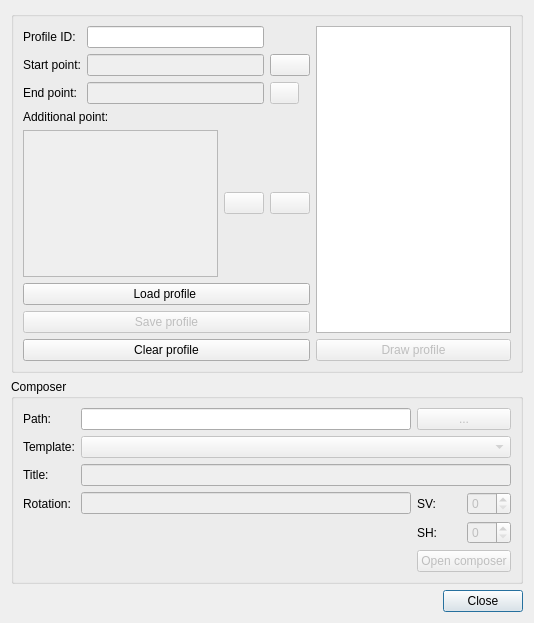
<?xml version="1.0" encoding="UTF-8"?>
<ui version="4.0">
 <class>dlg_profile</class>
 <widget class="QDialog" name="dlg_profile">
  <property name="geometry">
   <rect>
    <x>0</x>
    <y>0</y>
    <width>534</width>
    <height>623</height>
   </rect>
  </property>
  <property name="windowTitle">
   <string>Draw profile</string>
  </property>
  <property name="modal">
   <bool>false</bool>
  </property>
  <layout class="QGridLayout" name="gridLayout_2">
   <item row="2" column="0">
    <layout class="QHBoxLayout" name="horizontalLayout_11">
     <item>
      <spacer name="horizontalSpacer_17">
       <property name="orientation">
        <enum>Qt::Horizontal</enum>
       </property>
       <property name="sizeHint" stdset="0">
        <size>
         <width>40</width>
         <height>20</height>
        </size>
       </property>
      </spacer>
     </item>
     <item>
      <widget class="QPushButton" name="btn_close">
       <property name="text">
        <string>Close</string>
       </property>
      </widget>
     </item>
    </layout>
   </item>
   <item row="0" column="0">
    <widget class="QGroupBox" name="groupBox">
     <property name="title">
      <string/>
     </property>
     <layout class="QGridLayout" name="gridLayout_3">
      <item row="1" column="1">
       <layout class="QVBoxLayout" name="verticalLayout">
        <item>
         <widget class="QPushButton" name="btn_load_profile">
          <property name="text">
           <string>Load profile </string>
          </property>
         </widget>
        </item>
        <item>
         <widget class="QPushButton" name="btn_save_profile">
          <property name="enabled">
           <bool>false</bool>
          </property>
          <property name="text">
           <string>Save profile</string>
          </property>
         </widget>
        </item>
        <item>
         <widget class="QPushButton" name="btn_clear_profile">
          <property name="text">
           <string>Clear profile</string>
          </property>
         </widget>
        </item>
       </layout>
      </item>
      <item row="0" column="1">
       <layout class="QVBoxLayout" name="verticalLayout_3">
        <item>
         <layout class="QGridLayout" name="gridLayout_4">
          <item row="1" column="2">
           <widget class="QPushButton" name="btn_add_start_point">
            <property name="enabled">
             <bool>true</bool>
            </property>
            <property name="text">
             <string/>
            </property>
            <property name="icon">
             <iconset>
              <normaloff>../icons/111.png</normaloff>../icons/111.png</iconset>
            </property>
            <property name="iconSize">
             <size>
              <width>16</width>
              <height>16</height>
             </size>
            </property>
           </widget>
          </item>
          <item row="1" column="1">
           <widget class="QLineEdit" name="start_point">
            <property name="enabled">
             <bool>false</bool>
            </property>
           </widget>
          </item>
          <item row="0" column="0">
           <widget class="QLabel" name="lbl_profile_id">
            <property name="text">
             <string>Profile ID:</string>
            </property>
           </widget>
          </item>
          <item row="0" column="1">
           <widget class="QLineEdit" name="profile_id"/>
          </item>
          <item row="1" column="0">
           <widget class="QLabel" name="lbl_start_point">
            <property name="text">
             <string>Start point:</string>
            </property>
           </widget>
          </item>
          <item row="2" column="1">
           <widget class="QLineEdit" name="end_point">
            <property name="enabled">
             <bool>false</bool>
            </property>
           </widget>
          </item>
          <item row="2" column="2">
           <widget class="QPushButton" name="btn_add_end_point">
            <property name="enabled">
             <bool>false</bool>
            </property>
            <property name="maximumSize">
             <size>
              <width>29</width>
              <height>28</height>
             </size>
            </property>
            <property name="text">
             <string/>
            </property>
            <property name="icon">
             <iconset>
              <normaloff>../icons/111.png</normaloff>../icons/111.png</iconset>
            </property>
           </widget>
          </item>
          <item row="2" column="0">
           <widget class="QLabel" name="lbl_end_point">
            <property name="text">
             <string>End point:</string>
            </property>
           </widget>
          </item>
         </layout>
        </item>
        <item>
         <widget class="QLabel" name="lbl_additional_point">
          <property name="text">
           <string>Additional point:</string>
          </property>
         </widget>
        </item>
        <item>
         <layout class="QHBoxLayout" name="horizontalLayout_8">
          <item>
           <widget class="QListWidget" name="list_additional_points">
            <property name="enabled">
             <bool>false</bool>
            </property>
           </widget>
          </item>
          <item>
           <widget class="QPushButton" name="btn_add_additional_point">
            <property name="enabled">
             <bool>false</bool>
            </property>
            <property name="text">
             <string/>
            </property>
            <property name="icon">
             <iconset>
              <normaloff>../icons/111.png</normaloff>../icons/111.png</iconset>
            </property>
           </widget>
          </item>
          <item>
           <widget class="QPushButton" name="btn_delete_additional_point">
            <property name="enabled">
             <bool>false</bool>
            </property>
            <property name="text">
             <string/>
            </property>
            <property name="icon">
             <iconset>
              <normaloff>../icons/112.png</normaloff>../icons/112.png</iconset>
            </property>
           </widget>
          </item>
         </layout>
        </item>
       </layout>
      </item>
      <item row="0" column="2" rowspan="2">
       <layout class="QVBoxLayout" name="verticalLayout_7">
        <item>
         <widget class="QListWidget" name="tbl_list_arc"/>
        </item>
        <item>
         <widget class="QPushButton" name="btn_draw">
          <property name="enabled">
           <bool>false</bool>
          </property>
          <property name="text">
           <string>Draw profile</string>
          </property>
         </widget>
        </item>
       </layout>
      </item>
     </layout>
    </widget>
   </item>
   <item row="1" column="0">
    <widget class="QGroupBox" name="groupBox_3">
     <property name="title">
      <string>Composer</string>
     </property>
     <layout class="QGridLayout" name="gridLayout">
      <item row="0" column="0">
       <layout class="QGridLayout" name="gridLayout_5">
        <item row="0" column="0">
         <widget class="QLabel" name="lbl_path">
          <property name="text">
           <string>Path:</string>
          </property>
         </widget>
        </item>
        <item row="4" column="3">
         <widget class="QSpinBox" name="scale_horizontal">
          <property name="enabled">
           <bool>false</bool>
          </property>
         </widget>
        </item>
        <item row="3" column="0">
         <widget class="QLabel" name="lbl_rotation">
          <property name="text">
           <string>Rotation:</string>
          </property>
         </widget>
        </item>
        <item row="3" column="3">
         <widget class="QSpinBox" name="scale_vertical">
          <property name="enabled">
           <bool>false</bool>
          </property>
         </widget>
        </item>
        <item row="4" column="2">
         <widget class="QLabel" name="lbl_sh">
          <property name="enabled">
           <bool>true</bool>
          </property>
          <property name="text">
           <string>SH:</string>
          </property>
         </widget>
        </item>
        <item row="3" column="2">
         <widget class="QLabel" name="lbl_sv">
          <property name="text">
           <string>SV:</string>
          </property>
         </widget>
        </item>
        <item row="5" column="2" colspan="2">
         <widget class="QPushButton" name="btn_export_pdf">
          <property name="enabled">
           <bool>false</bool>
          </property>
          <property name="text">
           <string>Open composer</string>
          </property>
         </widget>
        </item>
        <item row="2" column="0">
         <widget class="QLabel" name="lbl_title">
          <property name="text">
           <string>Title:</string>
          </property>
         </widget>
        </item>
        <item row="1" column="0">
         <widget class="QLabel" name="lbl_template">
          <property name="minimumSize">
           <size>
            <width>0</width>
            <height>0</height>
           </size>
          </property>
          <property name="maximumSize">
           <size>
            <width>70</width>
            <height>16777215</height>
           </size>
          </property>
          <property name="text">
           <string>Template:</string>
          </property>
         </widget>
        </item>
        <item row="2" column="1" colspan="3">
         <widget class="QLineEdit" name="title">
          <property name="enabled">
           <bool>false</bool>
          </property>
         </widget>
        </item>
        <item row="1" column="1" colspan="3">
         <widget class="QComboBox" name="cbx_template">
          <property name="enabled">
           <bool>false</bool>
          </property>
         </widget>
        </item>
        <item row="3" column="1">
         <widget class="QLineEdit" name="rotation">
          <property name="enabled">
           <bool>false</bool>
          </property>
         </widget>
        </item>
        <item row="0" column="1">
         <widget class="QLineEdit" name="composers_path">
          <property name="enabled">
           <bool>true</bool>
          </property>
          <property name="readOnly">
           <bool>true</bool>
          </property>
         </widget>
        </item>
        <item row="0" column="2" colspan="2">
         <widget class="QPushButton" name="btn_update_path">
          <property name="enabled">
           <bool>false</bool>
          </property>
          <property name="text">
           <string>...</string>
          </property>
         </widget>
        </item>
       </layout>
      </item>
     </layout>
    </widget>
   </item>
  </layout>
 </widget>
 <tabstops>
  <tabstop>btn_save_profile</tabstop>
  <tabstop>btn_clear_profile</tabstop>
 </tabstops>
 <resources/>
 <connections/>
</ui>
